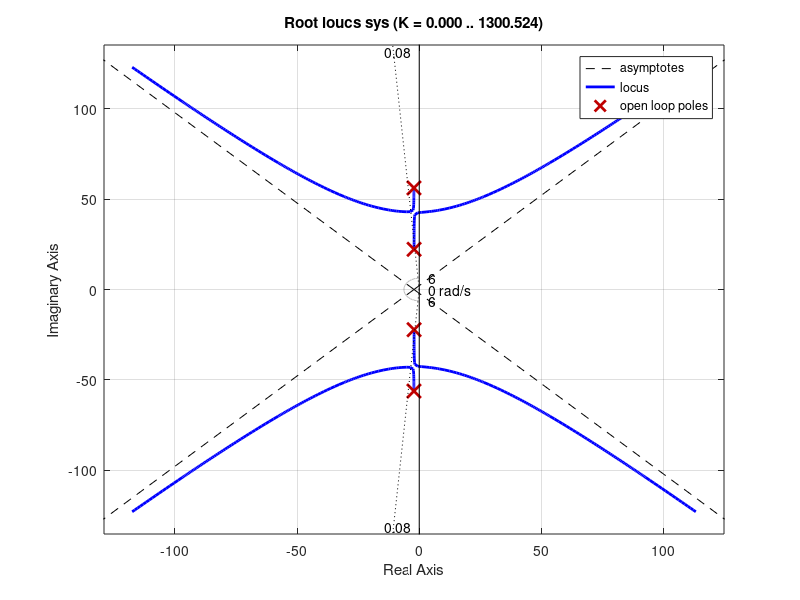

Here is the MATLAB script that generated this plot: (Note: this script raises an error after producing the figure.)
clear; clc;

numg= 2.5399;
deng=[7.904^-6 7.78^-5 0.01508 0.06349 6.4510];
sys=tf(numg,deng);
step(sys)
impulse(sys)
t=0:0.01:5;
[y,t]=step(sys,t);
plot(t,y) % natural frequency of link
%%
[A,B,C,D]=tf2ss(numg,deng)% Convert tf into a ss equation for modeling
rlocus(sys)
p=pole(sys)
zeta = 0.07998;
wn = 6.25;
sgrid(zeta,wn)

k=1.1107 % determined from poles of rlocus plot
[k,poles] = rlocfind(sys)
sys_cl = feedback(k*sys,1)
step(sys_cl)